Frame 1 (no input): blank canvas, image omitted
Frame 60 (the mouse pressed at the canvas centre just before this capture): blank canvas, image omitted
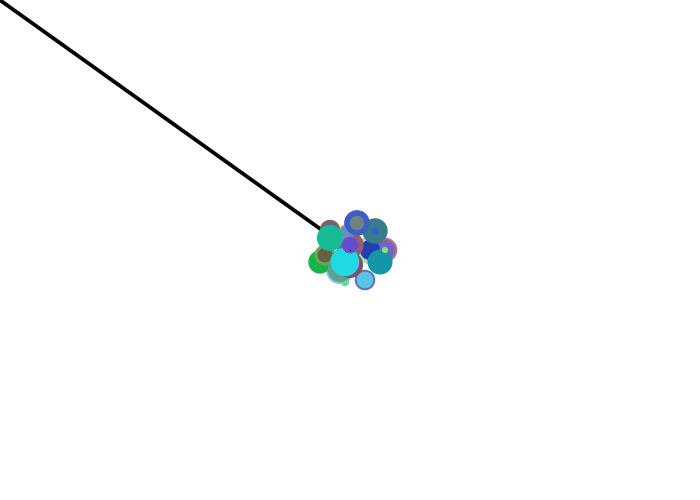
Frame 120 (the mouse held since frame 60 and released just before this capture)

The Processing sketch whose frames 1 and 60 were blank and that drew this single picture after the mouse press (run headless with seeded random() and noise(); from frame 60 on, the mouse is pressed at the canvas centre):

// Processing sketch: processing_161576
// ── processing_161576.pde

void setup(){
  size(700,500);
  background(255);
 smooth();
  frameRate(20);
}

 
void draw()
{
 float r = random(6,30);
 int switchNum = (int) random(1,17); // decides which of the if statements to chose
 if (mousePressed)
 {
 stroke(0);
 strokeWeight(random(.5,5.5));
strokeCap(ROUND);
  line(mouseX,mouseY,pmouseX,pmouseY); 
  noStroke();
fill(255,0,0);
  //ellipse(mouseX,mouseY,r,r); 
  fill(random(20,180),random(55,230),random(50,240));
  // ellipse(pmouseX,pmouseY,r,r);
  if (switchNum == 1){ellipse(mouseX-20,mouseY-20,r,r);}
  else if (switchNum == 2){ellipse(mouseX+20,mouseY,r,r);}
  else if (switchNum == 3){ellipse(mouseX-10,mouseY+20,r,r);}
  else if (switchNum == 4){ellipse(mouseX,mouseY-5,r,r);}
  else if (switchNum == 5){ellipse(mouseX-5,mouseY+12,r,r);}
  else if (switchNum == 6){ellipse(mouseX-25,mouseY+5,r,r);}
  else if (switchNum == 7){ellipse(mouseX-20,mouseY-12,r,r);}
  else if (switchNum == 8){ellipse(mouseX+30,mouseY+12,r,r);}
  else if (switchNum == 9){ellipse(mouseX+15,mouseY+30,r,r);}
  else if (switchNum == 10){ellipse(mouseX,mouseY+15,r,r);}
  else if (switchNum == 11){ellipse(mouseX-3,mouseY-17,r,r);}
  else if (switchNum == 12){ellipse(mouseX+7,mouseY-27,r,r);}
  else if (switchNum == 13){ellipse(mouseX+25,mouseY-19,r,r);}
  else if (switchNum == 14){ellipse(mouseX-30,mouseY+12,r,r);}
  else if (switchNum == 15){ellipse(mouseX+35,mouseY,r,r);}
  else if (switchNum == 16){ellipse(mouseX-5,mouseY+32,r,r);}
  else if (switchNum == 17){ellipse(mouseX+5,mouseY-40,r,r);}
  
 /* switch (1)
 {
   case '1': ellipse(mouseX-20,mouseY-20,r,r);
   case '2': ellipse(mouseX+20,mouseY,r,r);
   case '3': ellipse(mouseX-10,mouseY+20,r,r);
   case '4': ellipse(mouseX,mouseY-5,r,r);
   case '5': ellipse(mouseX-5,mouseY+12,r,r);
 } */
   
 }
 
}
 
 
 
void keyPressed(){
   if(key=='s'){
      saveImage();
 }
   if(key=='z'){
  background(255);
}
   if(key=='b'){
filter(BLUR);
}
}
   
 void saveImage() {
  String fileName = timeStamp()+".tiff";
  PImage imageSave = get(0,0,width,height);
  imageSave.save(fileName);
}
 
String timeStamp() {
 String timestamp = year()+"_"+month()+"_"+day()+"_"+minute()+"_"+second()+"_"+millis();
 return timestamp;
}
